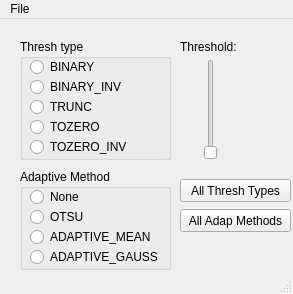
<?xml version="1.0" encoding="UTF-8"?>
<ui version="4.0">
 <class>MainWindow</class>
 <widget class="QMainWindow" name="MainWindow">
  <property name="geometry">
   <rect>
    <x>0</x>
    <y>0</y>
    <width>293</width>
    <height>294</height>
   </rect>
  </property>
  <property name="windowTitle">
   <string>MainWindow</string>
  </property>
  <widget class="QWidget" name="centralwidget">
   <widget class="QGroupBox" name="groupBox">
    <property name="geometry">
     <rect>
      <x>20</x>
      <y>20</y>
      <width>151</width>
      <height>121</height>
     </rect>
    </property>
    <property name="title">
     <string>Thresh type</string>
    </property>
    <widget class="QRadioButton" name="radioButton_tozero_inv">
     <property name="geometry">
      <rect>
       <x>10</x>
       <y>100</y>
       <width>101</width>
       <height>16</height>
      </rect>
     </property>
     <property name="text">
      <string>TOZERO_INV</string>
     </property>
    </widget>
    <widget class="QRadioButton" name="radioButton_tozero">
     <property name="geometry">
      <rect>
       <x>10</x>
       <y>80</y>
       <width>101</width>
       <height>16</height>
      </rect>
     </property>
     <property name="text">
      <string>TOZERO</string>
     </property>
    </widget>
    <widget class="QRadioButton" name="radioButton_binary">
     <property name="geometry">
      <rect>
       <x>10</x>
       <y>20</y>
       <width>101</width>
       <height>16</height>
      </rect>
     </property>
     <property name="text">
      <string>BINARY</string>
     </property>
    </widget>
    <widget class="QRadioButton" name="radioButton_trunc">
     <property name="geometry">
      <rect>
       <x>10</x>
       <y>60</y>
       <width>101</width>
       <height>16</height>
      </rect>
     </property>
     <property name="text">
      <string>TRUNC</string>
     </property>
    </widget>
    <widget class="QRadioButton" name="radioButton_binary_inv">
     <property name="geometry">
      <rect>
       <x>10</x>
       <y>40</y>
       <width>101</width>
       <height>16</height>
      </rect>
     </property>
     <property name="text">
      <string>BINARY_INV</string>
     </property>
    </widget>
   </widget>
   <widget class="QSlider" name="verticalSlider">
    <property name="geometry">
     <rect>
      <x>200</x>
      <y>40</y>
      <width>22</width>
      <height>101</height>
     </rect>
    </property>
    <property name="orientation">
     <enum>Qt::Vertical</enum>
    </property>
   </widget>
   <widget class="QLabel" name="label_threshold">
    <property name="geometry">
     <rect>
      <x>180</x>
      <y>20</y>
      <width>91</width>
      <height>16</height>
     </rect>
    </property>
    <property name="text">
     <string>Threshold:</string>
    </property>
   </widget>
   <widget class="QGroupBox" name="groupBox_2">
    <property name="geometry">
     <rect>
      <x>20</x>
      <y>150</y>
      <width>151</width>
      <height>101</height>
     </rect>
    </property>
    <property name="title">
     <string>Adaptive Method</string>
    </property>
    <widget class="QRadioButton" name="radioButton_adap_mean">
     <property name="geometry">
      <rect>
       <x>10</x>
       <y>60</y>
       <width>131</width>
       <height>16</height>
      </rect>
     </property>
     <property name="text">
      <string>ADAPTIVE_MEAN</string>
     </property>
    </widget>
    <widget class="QRadioButton" name="radioButton_adap_gauss">
     <property name="geometry">
      <rect>
       <x>10</x>
       <y>80</y>
       <width>131</width>
       <height>16</height>
      </rect>
     </property>
     <property name="text">
      <string>ADAPTIVE_GAUSS</string>
     </property>
    </widget>
    <widget class="QRadioButton" name="radioButton_otsu">
     <property name="geometry">
      <rect>
       <x>10</x>
       <y>40</y>
       <width>90</width>
       <height>16</height>
      </rect>
     </property>
     <property name="text">
      <string>OTSU</string>
     </property>
    </widget>
    <widget class="QRadioButton" name="radioButton_none">
     <property name="geometry">
      <rect>
       <x>10</x>
       <y>20</y>
       <width>90</width>
       <height>16</height>
      </rect>
     </property>
     <property name="text">
      <string>None</string>
     </property>
    </widget>
   </widget>
   <widget class="QPushButton" name="pushButton_thresh_types">
    <property name="geometry">
     <rect>
      <x>180</x>
      <y>160</y>
      <width>111</width>
      <height>23</height>
     </rect>
    </property>
    <property name="text">
     <string>All Thresh Types</string>
    </property>
   </widget>
   <widget class="QPushButton" name="pushButton_adap_methods">
    <property name="geometry">
     <rect>
      <x>180</x>
      <y>190</y>
      <width>111</width>
      <height>23</height>
     </rect>
    </property>
    <property name="text">
     <string>All Adap Methods</string>
    </property>
   </widget>
  </widget>
  <widget class="QMenuBar" name="menubar">
   <property name="geometry">
    <rect>
     <x>0</x>
     <y>0</y>
     <width>293</width>
     <height>21</height>
    </rect>
   </property>
   <widget class="QMenu" name="menuFile">
    <property name="title">
     <string>File</string>
    </property>
    <addaction name="actionOpen"/>
    <addaction name="actionSave"/>
   </widget>
   <addaction name="menuFile"/>
  </widget>
  <widget class="QStatusBar" name="statusbar"/>
  <action name="actionOpen">
   <property name="text">
    <string>Open</string>
   </property>
  </action>
  <action name="actionSave">
   <property name="text">
    <string>Save</string>
   </property>
  </action>
 </widget>
 <resources/>
 <connections/>
</ui>
